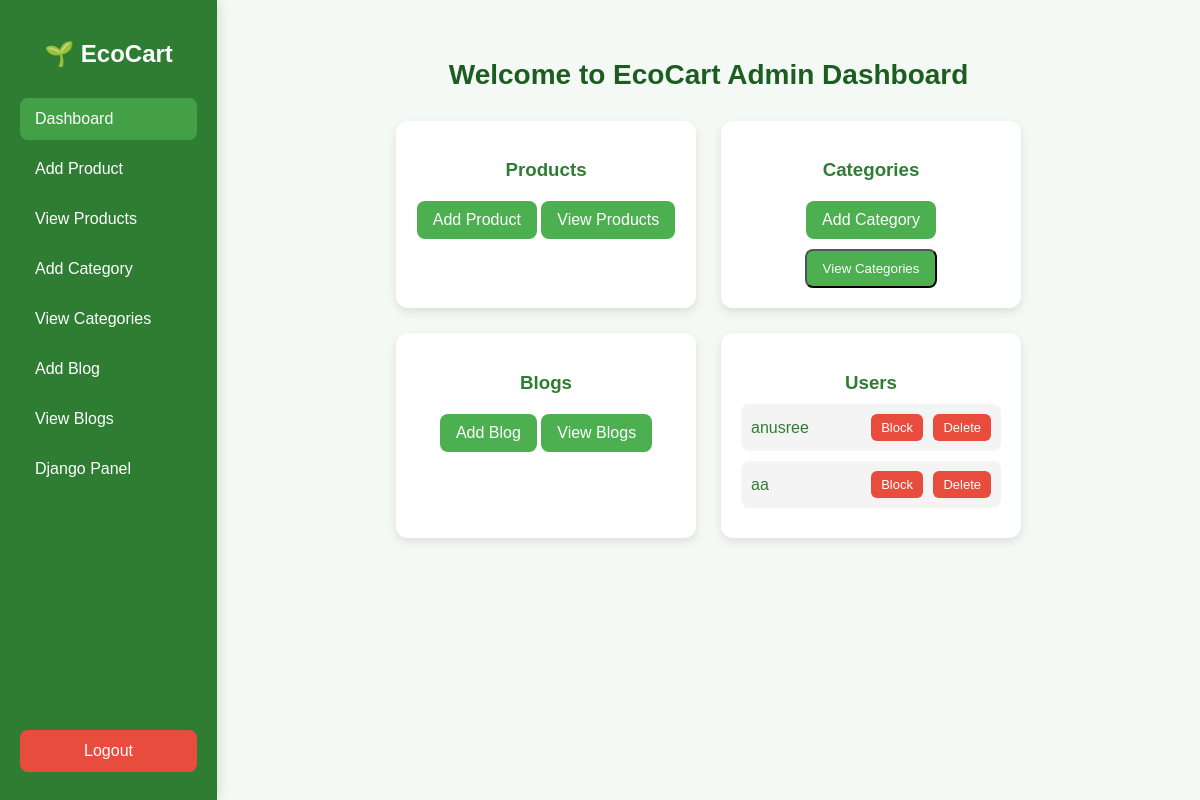
/admin-dashboard/, run on an earlier commit of the app's database.
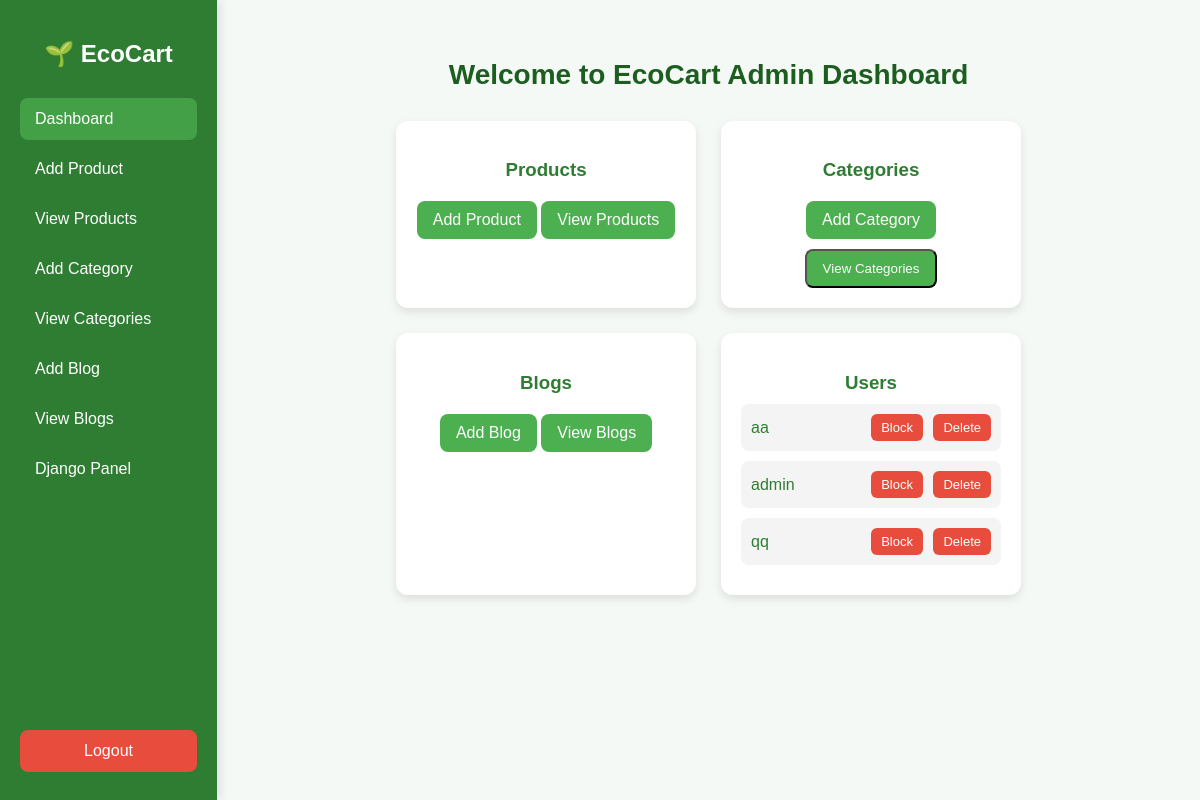
And on a later commit of the database.
### app/models.py (models this page shows, shortened)
class CustomUser(AbstractUser):
    phone = models.CharField(max_length=15, blank=True, null=True)
    address = models.TextField(blank=True, null=True)
    pincode = models.CharField(max_length=10, blank=True, null=True)

### app/views.py (the view)
# urls.py: path('admin-dashboard/', views.admin_dashboard, name='admin_dashboard'),
def admin_dashboard(request):
    if not request.user.is_staff:
        context = {
            'products': Product.objects.all(),
            'categories': Category.objects.all(),
            'blogs': Blog.objects.all(),
            'users': CustomUser.objects.all(),
        }
        return render(request, 'admin_dashboard.html', context)
    return redirect('admin_login')

### templates/admin_dashboard.html (shortened to what this page needs)
<!DOCTYPE html>
<html lang="en">
<head>
</head>
<body>
  <div class="sidebar">
    <h2>🌱 EcoCart</h2>
    <a href="/" class="active">Dashboard</a>
    <a href="{% url 'add_product' %}">Add Product</a>
    <a href="{% url 'admin_view_products' %}">View Products</a>
    <a href="{% url 'add_category' %}">Add Category</a>
    <a href="#" onclick="openModal('categoryModal')">View Categories</a>
    <a href="{% url 'add_blog' %}">Add Blog</a>
    <a href="#" onclick="openModal('blogModal')">View Blogs</a>
    <a href="/admin/">Django Panel</a>
    <a href="{% url 'logout' %}" class="logout-btn">Logout</a>
  </div>
  <div class="main-content">
    <h1>Welcome to EcoCart Admin Dashboard</h1>
    <div class="dashboard">
      <div class="card">
        <h3>Products</h3>
        <a href="{% url 'add_product' %}" class="btn">Add Product</a>
        <a href="{% url 'admin_view_products' %}" class="btn">View Products</a>
      </div>
      <div class="card">
        <h3>Categories</h3>
        <a href="{% url 'add_category' %}" class="btn">Add Category</a>
        <button class="btn" onclick="openModal('categoryModal')">View Categories</button>
      </div>
      <div class="card">
        <h3>Blogs</h3>
        <a href="{% url 'add_blog' %}" class="btn">Add Blog</a>
        <a href="{% url 'admin_view_blog' %}" class="btn">View Blogs</a>
      </div>
      <div class="card">
        <h3>Users</h3>
        <div class="list-box">
          {% for user in users %}
          <div class="modal-item">
            {{ user.username }}
            <div class="actions">
              {% if user.is_active %}
              <form method="post" action="{% url 'block_user' user.id %}" style="display:inline;">
                <button type="submit" class="block">Block</button>
              </form>
              {% else %}
              <form method="post" action="{% url 'unblock_user' user.id %}" style="display:inline;">
                {% csrf_token %}
                <button type="submit" class="unblock">Unblock</button>
              </form>
              {% endif %}
              <form method="post" action="{% url 'delete_user' user.id %}" style="display:inline;">
                <button type="submit" class="delete">Delete</button>
              </form>
            </div>
          </div>
          {% empty %}
          <p>No users found.</p>
          {% endfor %}
        </div>
      </div>
    </div>
  </div>
</body>
</html>

What changed in the data, as far as the page shows it:
removed CustomUser: username "anusree", is_active "Block"
added CustomUser: username "admin", is_active "Block"
added CustomUser: username "qq", is_active "Block"
